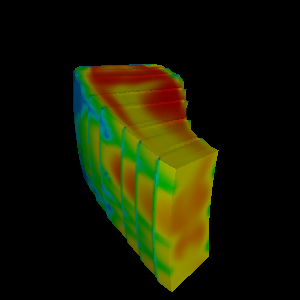

Generate this figure with Python:
#!/usr/bin/env python

# Clean a polyhedra grid converted from PLOT3D data using
# vtkStaticCleanUnstructuredGrid with various tolerance settings.

import os

# Factory overrides
import vtkmodules.vtkInteractionStyle  # noqa: F401
import vtkmodules.vtkRenderingOpenGL2  # noqa: F401

from vtkmodules.vtkCommonDataModel import vtkSphere
from vtkmodules.vtkFiltersCore import (
    vtkConvertToPolyhedra,
    vtkStaticCleanUnstructuredGrid,
)
from vtkmodules.vtkFiltersExtraction import vtkExtractGeometry
from vtkmodules.vtkFiltersGeneral import vtkShrinkFilter
from vtkmodules.vtkIOParallel import vtkMultiBlockPLOT3DReader
from vtkmodules.vtkRenderingCore import (
    vtkActor,
    vtkDataSetMapper,
    vtkRenderWindow,
    vtkRenderWindowInteractor,
    vtkRenderer,
)

# Data file path (relative to this script)
data_dir = os.environ.get("VPE_DATA_DIR", os.path.dirname(os.path.abspath(__file__)))

# Reader: load PLOT3D multi-block data
plot3d_reader = vtkMultiBlockPLOT3DReader()
plot3d_reader.SetXYZFileName(os.path.join(data_dir, "combxyz.bin"))
plot3d_reader.SetQFileName(os.path.join(data_dir, "combq.bin"))
plot3d_reader.SetScalarFunctionNumber(100)
plot3d_reader.SetVectorFunctionNumber(202)
plot3d_reader.Update()
pl3d_output = plot3d_reader.GetOutput().GetBlock(0)

# Convert to unstructured grid
ext_sphere = vtkSphere()
ext_sphere.SetCenter(0, 0, 0)
ext_sphere.SetRadius(1000)
extract_geometry = vtkExtractGeometry()
extract_geometry.SetInputData(pl3d_output)
extract_geometry.SetImplicitFunction(ext_sphere)
extract_geometry.Update()
sample = extract_geometry.GetOutput()

# Convert mesh to polyhedra
convert_0 = vtkConvertToPolyhedra()
convert_0.SetInputData(sample)
convert_0.Update()

# Clean with zero tolerance
clean_0 = vtkStaticCleanUnstructuredGrid()
clean_0.SetInputConnection(convert_0.GetOutputPort())
clean_0.ToleranceIsAbsoluteOn()
clean_0.SetTolerance(0.0)
clean_0.RemoveUnusedPointsOff()
clean_0.Update()

print(f"Cleaning grid with: {sample.GetNumberOfPoints()} points and {sample.GetNumberOfCells()} cells")
print(f"Zero tolerance: {clean_0.GetOutput().GetNumberOfPoints()} points, {clean_0.GetOutput().GetNumberOfCells()} cells")

# Shrink with factor 0.999 and clean with non-zero tolerance
shrink = vtkShrinkFilter()
shrink.SetInputData(sample)
shrink.SetShrinkFactor(0.999)
shrink.Update()

convert_1 = vtkConvertToPolyhedra()
convert_1.SetInputConnection(shrink.GetOutputPort())

clean_1 = vtkStaticCleanUnstructuredGrid()
clean_1.SetInputConnection(convert_1.GetOutputPort())
clean_1.ToleranceIsAbsoluteOn()
clean_1.SetAbsoluteTolerance(0.01)
clean_1.ProduceMergeMapOn()
clean_1.AveragePointDataOff()
clean_1.Update()

print(f"Non-zero tolerance: {clean_1.GetOutput().GetNumberOfPoints()} points, {clean_1.GetOutput().GetNumberOfCells()} cells")

# Mapper
mapper = vtkDataSetMapper()
mapper.SetInputConnection(clean_1.GetOutputPort())
mapper.SetScalarRange(sample.GetPointData().GetScalars().GetRange())

# Actor
actor = vtkActor()
actor.SetMapper(mapper)
actor.GetProperty().SetInterpolationToFlat()

# Renderer
renderer = vtkRenderer()
renderer.AddActor(actor)
renderer.SetBackground(0, 0, 0)

# Window
render_window = vtkRenderWindow()
render_window.SetMultiSamples(0)
render_window.AddRenderer(renderer)
render_window.SetSize(300, 300)
render_window.SetWindowName("clean polyhedra grid")

# Scene
camera = renderer.GetActiveCamera()
camera.SetPosition(1, 1, 1)
renderer.ResetCamera()

# Interactor
interactor = vtkRenderWindowInteractor()
interactor.SetRenderWindow(render_window)

interactor.Initialize()
interactor.Start()
